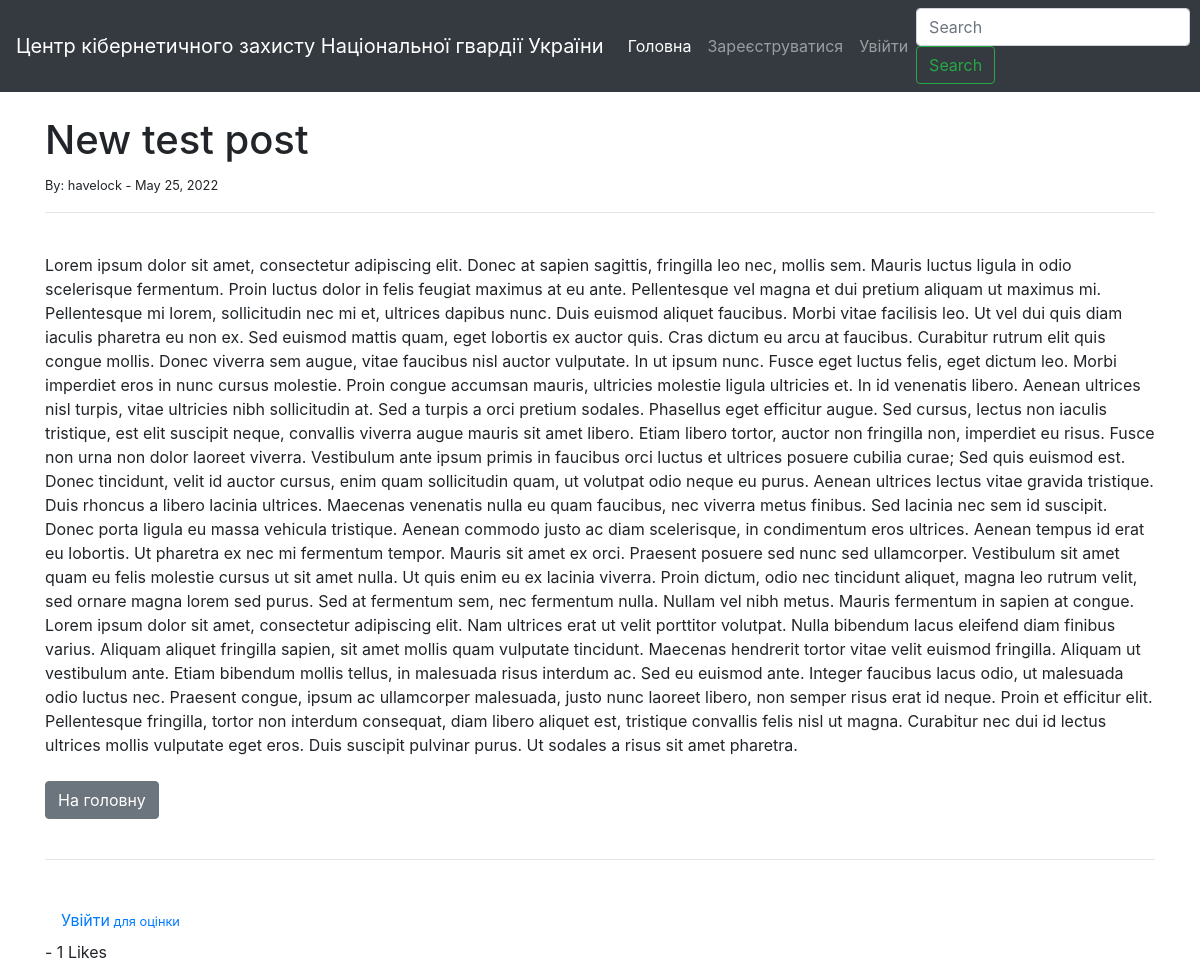
The app's page /article/13 with its own data.
### myblog/models.py (models this page shows, shortened)
class Post(models.Model):
    title = models.CharField(max_length=255)
    title_tag = models.CharField(max_length=255, default="ЦКЗ НГУ")
    author = models.ForeignKey(User, on_delete=models.CASCADE)
    body = models.TextField()
    post_date = models.DateField(auto_now_add=True)
    likes = models.ManyToManyField(User, related_name='blog_posts')
    def total_likes(self):
        return self.likes.count()

### myblog/views.py (the view)
# urls.py: path('article/<int:pk>', ArticleDetailView.as_view(), name="article-detail"),
class ArticleDetailView(DetailView):
    model = Post
    template_name = 'article_details.html'
    def get_context_data(self, *args, **kwargs):
        context = super(ArticleDetailView, self).get_context_data()
        stuff = get_object_or_404(Post, id=self.kwargs['pk'])
        total_likes = stuff.total_likes()
        liked = False
        if stuff.likes.filter(id=self.request.user.id).exists():
            liked = True
        context["total_likes"] = total_likes
        context["liked"] = liked
        return context

### myblog/templates/article_details.html (shortened to what this page needs)
{% extends 'base.html' %}
{% block content %}
<h1>{{ post.title }}</h1>
<small>By: {{ post.author }} -
    {{ post.post_date }}
</small>
<br/>
<hr>
<br/>
{{ post.body|safe }}
<br/><br/>
<a href="{% url 'home' %}" class="btn btn-secondary">На головну</a>
<br/><br/>
<hr>
<br/>
<form action="{% url 'like_post' post.pk %}" method="POST">
    {% if user.is_authenticated %}
        {% if liked %}
            <button type="submit" ,
                name="post_id" ,
                value="{{ post.id }}" ,
                class="btn btn-danger btn-sm">Невподобайка</button>
        {% else %}
            <button type="submit" ,
                name="post_id" ,
                value="{{ post.id }}" ,
                class="btn btn-primary btn-sm">Вподобайка</button>
        {% endif %}
    {% else %}
        <a class="nav-link" href="{% url 'login' %}">Увійти<small> для оцінки</small></a>
    {% endif %}
    - {{ total_likes }} Likes
</form>
{% endblock %}

### records on screen
Post: title "New test post", author "havelock", post_date "May 25, 2022", body "Lorem ipsum dolor sit amet, consectetur adipiscing elit. Donec at sapien sagittis, fringilla leo nec, mollis sem. Mauris luctus ligula in odio scelerisque fermentum. Proin luctus dolor in felis feugiat maximus at eu ante. Pellentesque vel magna et dui pretium aliquam ut maximus mi. Pellentesque mi lorem, sollicitudin nec mi et, ultrices dapibus nunc. Duis euismod aliquet faucibus. Morbi vitae facilisis leo. Ut vel dui quis diam iaculis pharetra eu non ex. Sed euismod mattis quam, eget lobortis ex auctor quis. Cras dictum eu arcu at faucibus. Curabitur rutrum elit quis congue mollis. Donec viverra sem augue, vitae faucibus nisl auctor vulputate. In ut ipsum nunc. Fusce eget luctus felis,…"

### other values on screen
{{ total_likes }} "1"
